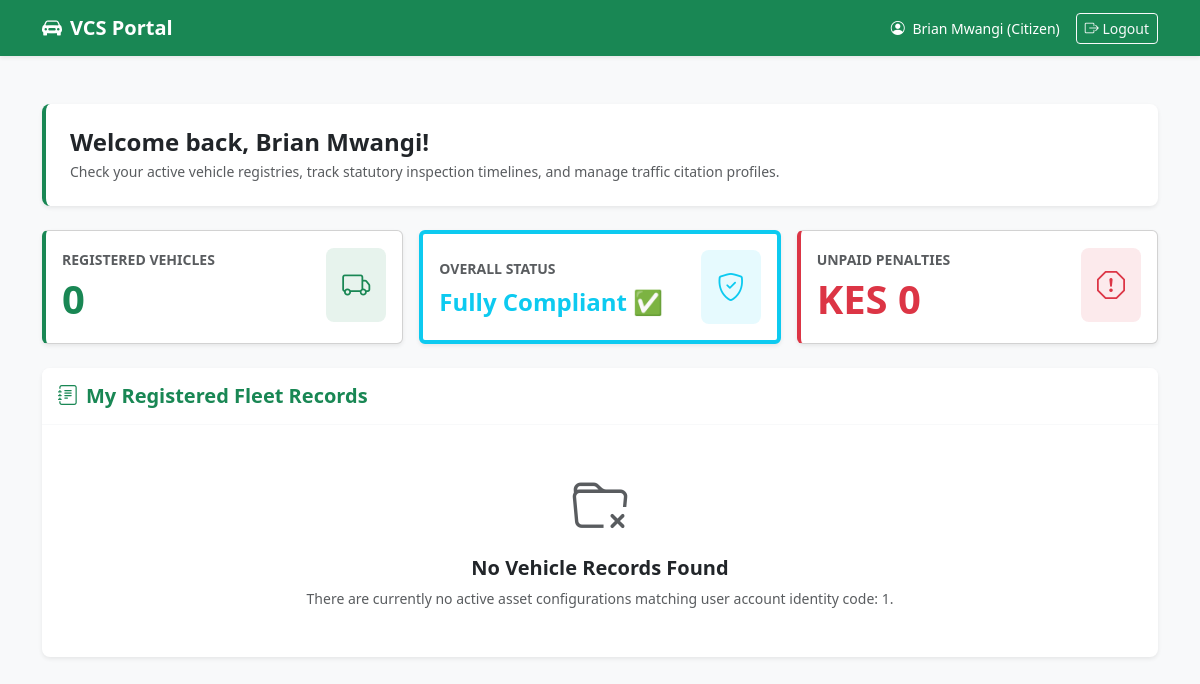
The page /views/citizen_portal.php (signed in) on the database as committed earlier.
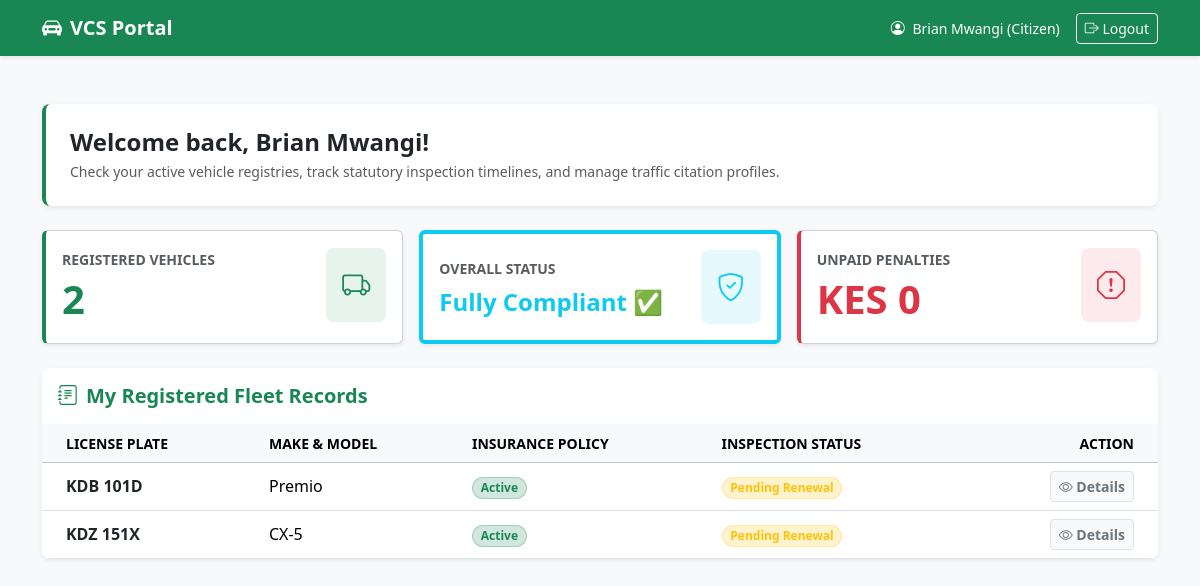
The same page on the database as committed later.
### tables this page shows
CREATE TABLE IF NOT EXISTS vehicles (
    vehicle_id INT AUTO_INCREMENT PRIMARY KEY,
    owner_id INT NOT NULL,
    plate_number VARCHAR(50) NOT NULL,
    make VARCHAR(100) NOT NULL,
    model VARCHAR(100) NOT NULL,
    year INT NOT NULL,
    created_at TIMESTAMP DEFAULT CURRENT_TIMESTAMP,
    CONSTRAINT fk_vehicles_owner
        FOREIGN KEY (owner_id) REFERENCES users(user_id)
        ON DELETE CASCADE
);

### views/citizen_portal.php (the view, shortened to what this page needs)
<?php
require_once '../config/db.php';
$user_id = $_SESSION['user_id'];
$user_name = $_SESSION['name'];
$vehicles = [];
$total_vehicles = 0;
$pending_fines = 0;
try {
    $stmt = $pdo->prepare("SELECT * FROM vehicles WHERE owner_id = :user_id");
    $stmt->execute(['user_id' => $user_id]);
    $vehicles = $stmt->fetchAll();
    $total_vehicles = count($vehicles);
} catch (\PDOException $e) {
    $vehicles = [];
}
?>
<!DOCTYPE html>
<html lang="en">
<head>
    <link href="https://cdn.jsdelivr.net/npm/bootstrap@5.3.2/dist/css/bootstrap.min.css" rel="stylesheet">
    <link href="https://cdn.jsdelivr.net/npm/bootstrap-icons@1.11.1/font/bootstrap-icons.css" rel="stylesheet">
</head>
<body>
    <nav class="navbar navbar-expand-lg navbar-dark bg-success shadow-sm">
        <div class="container">
            <a class="navbar-brand text-white" href="#"><i class="bi bi-car-front-fill me-2"></i>VCS Portal</a>
            <div class="collapse navbar-collapse justify-content-end" id="navbarNav">
                <div class="d-flex align-items-center text-white gap-3">
                    <span class="small"><i class="bi bi-person-circle me-1"></i> <?php echo htmlspecialchars($user_name); ?> (Citizen)</span>
                    <a href="login.php" class="btn btn-outline-light btn-sm"><i class="bi bi-box-arrow-right"></i> Logout</a>
                </div>
            </div>
        </div>
    </nav>
    <div class="container my-5">
        <div class="row mb-4">
            <div class="col-12">
                <div class="p-4 bg-white shadow-sm rounded-3 border-start border-success border-4">
                    <h2 class="h4 text-dark fw-bold mb-1">Welcome back, <?php echo htmlspecialchars($user_name); ?>!</h2>
                    <p class="text-muted small mb-0">Check your active vehicle registries, track statutory inspection timelines, and manage traffic citation profiles.</p>
                </div>
            </div>
        </div>
        <div class="row g-3 mb-4">
            <div class="col-md-6 col-lg-4">
                <div class="card stat-card shadow-sm p-3 bg-white h-100">
                    <div class="d-flex align-items-center justify-content-between">
                        <div>
                            <span class="text-muted text-uppercase small fw-bold">Registered Vehicles</span>
                            <h3 class="display-6 fw-bold text-success mb-0 mt-1"><?php echo $total_vehicles; ?></h3>
                        </div>
                        <div class="bg-success bg-opacity-10 p-3 rounded-3 text-success fs-3">
                            <i class="bi bi-truck"></i>
                        </div>
                    </div>
                </div>
            </div>
            <div class="col-md-6 col-lg-4">
                <div class="card shadow-sm p-3 bg-white h-100 border-start border-4 border-info">
                    <div class="d-flex align-items-center justify-content-between">
                        <div>
                            <span class="text-muted text-uppercase small fw-bold">Overall Status</span>
                            <h3 class="h4 fw-bold text-info mb-0 mt-2">
                                <?php echo ($pending_fines > 0) ? 'Action Required' : 'Fully Compliant ✅'; ?>
                            </h3>
                        </div>
                        <div class="bg-info bg-opacity-10 p-3 rounded-3 text-info fs-3">
                            <i class="bi bi-shield-check"></i>
                        </div>
                    </div>
                </div>
            </div>
            <div class="col-md-6 col-lg-4">
                <div class="card fine-card shadow-sm p-3 bg-white h-100">
                    <div class="d-flex align-items-center justify-content-between">
                        <div>
                            <span class="text-muted text-uppercase small fw-bold">Unpaid Penalties</span>
                            <h3 class="display-6 fw-bold text-danger mb-0 mt-1">KES <?php echo number_format($pending_fines); ?></h3>
                        </div>
                        <div class="bg-danger bg-opacity-10 p-3 rounded-3 text-danger fs-3">
                            <i class="bi bi-exclamation-octagon"></i>
                        </div>
                    </div>
                </div>
            </div>
        </div>
        <div class="row">
            <div class="col-12">
                <div class="card shadow-sm border-0 rounded-3 overflow-hidden">
                    <div class="card-header bg-white py-3 border-bottom border-light">
                        <h5 class="mb-0 fw-bold text-success"><i class="bi bi-journal-text me-2"></i>My Registered Fleet Records</h5>
                    </div>
                    <div class="card-body p-0">
                        <?php if ($total_vehicles > 0): ?>
                            <div class="table-responsive">
                                <table class="table table-hover align-middle mb-0 text-nowrap">
                                    <thead class="table-light text-secondary small text-uppercase">
                                        <tr>
                                            <th class="ps-4">License Plate</th>
                                            <th>Make & Model</th>
                                            <th>Insurance Policy</th>
                                            <th>Inspection Status</th>
                                            <th class="pe-4 text-end">Action</th>
                                        </tr>
                                    </thead>
                                    <tbody>
                                        <?php foreach ($vehicles as $vehicle): ?>
                                            <tr>
                                                <td class="ps-4 fw-bold text-dark"><?php echo htmlspecialchars($vehicle['plate_number']); ?></td>
                                                <td><?php echo htmlspecialchars($vehicle['model']); ?></td>
                                                <td>
                                                    <span class="badge bg-success-subtle text-success border border-success border-opacity-25 px-2.5 py-1.5 rounded-pill">
                                                        Active
                                                    </span>
                                                </td>
                                                <td>
                                                    <span class="badge bg-warning-subtle text-warning border border-warning border-opacity-25 px-2.5 py-1.5 rounded-pill">
                                                        Pending Renewal
                                                    </span>
                                                </td>
                                                <td class="pe-4 text-end">
                                                    <button class="btn btn-light btn-sm border fw-semibold text-secondary"><i class="bi bi-eye"></i> Details</button>
                                                </td>
                                            </tr>
                                        <?php endforeach; ?>
                                    </tbody>
                                </table>
                            </div>
                        <?php else: ?>
                            <div class="text-center py-5 px-4">
                                <div class="text-muted display-4 mb-3"><i class="bi bi-folder-x"></i></div>
                                <h5 class="fw-semibold text-dark">No Vehicle Records Found</h5>
                                <p class="text-muted small mb-0">There are currently no active asset configurations matching user account identity code: <?php echo $user_id; ?>.</p>
                            </div>
                        <?php endif; ?>
                    </div>
                </div>
            </div>
        </div>
    </div>
</body>
</html>

### views/citizen_portal.php (style rules this page uses)
body { background-color: #f8f9fa; }
.navbar-brand { font-weight: 700; }
.stat-card { border-left: 4px solid #198754; }
.fine-card { border-left: 4px solid #dc3545; }

Rows that differ between the two databases and show on the page:
added vehicles: plate_number "KDB 101D", model "Premio"
added vehicles: plate_number "KDZ 151X", model "CX-5"
Other text that changed with them:
$total_vehicles: "0" → "2"
$user_id: "1" → (not shown)
text no longer shown: "No Vehicle Records Found There are currently no active asset configurations matching user account identity code: ."
text now shown: "LICENSE PLATE MAKE & MODEL INSURANCE POLICY INSPECTION STATUS ACTION"
